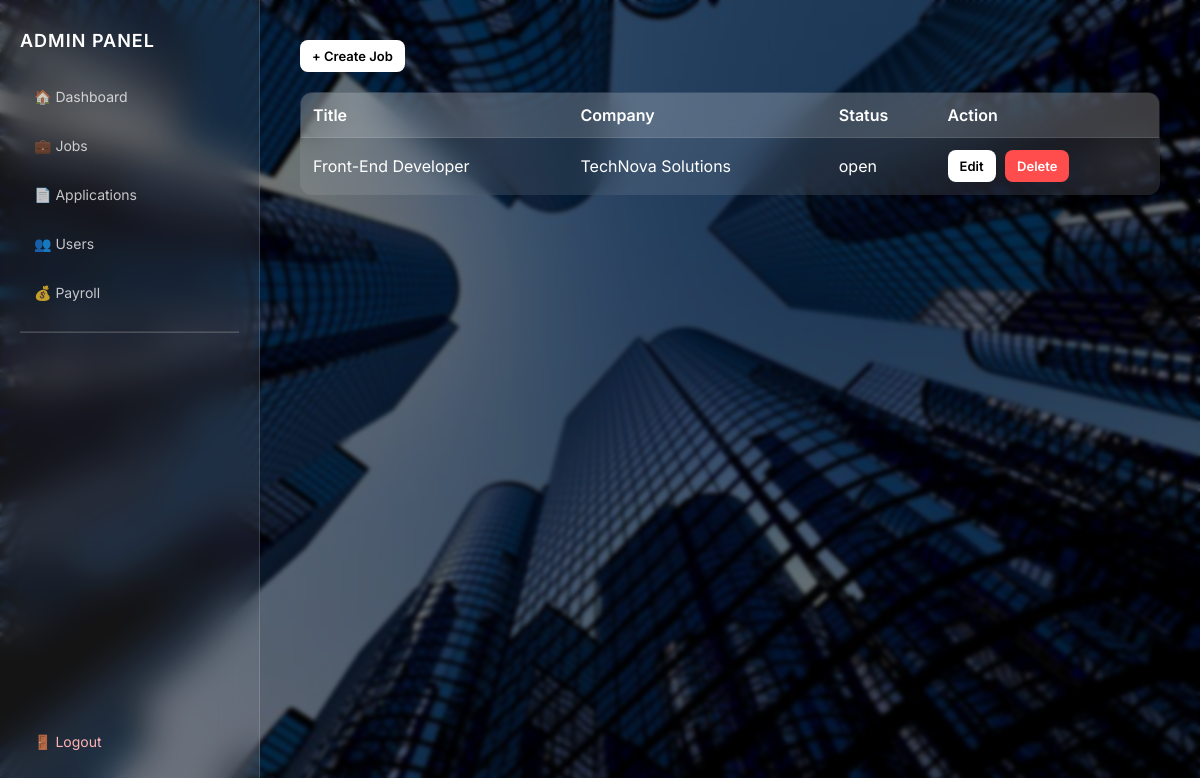
/admin/manage-jobs.php (signed in), run on the app's committed database.
### tables this page shows
CREATE TABLE `jobs` (
  `id` int(11) NOT NULL,
  `title` varchar(255) DEFAULT NULL,
  `company` varchar(255) DEFAULT NULL,
  `location` varchar(255) DEFAULT NULL,
  `type` enum('Full-time','Part-time','Remote','Contract') DEFAULT NULL,
  `salary_range` varchar(100) DEFAULT NULL,
  `description` text DEFAULT NULL,
  `requirements` text DEFAULT NULL,
  `slots` int(11) DEFAULT NULL,
  `status` enum('open','closed') DEFAULT 'open',
  `posted_by` int(11) DEFAULT NULL,
  `created_at` timestamp NOT NULL DEFAULT current_timestamp()
);

### admin/manage-jobs.php (the view, shortened to what this page needs)
<?php
require_once "../includes/auth.php";
$jobs = $pdo->query("SELECT * FROM jobs ORDER BY created_at DESC")->fetchAll();
?>
<!DOCTYPE html>
<html>
<head>
</head>
<body>
<?php include "sidebar.php"; ?>
<div class="main">
  <div class="top-bar">
    <a class="btn" href="job-form.php">+ Create Job</a>
  </div>
  <table>
    <tr>
      <th>Title</th>
      <th>Company</th>
      <th>Status</th>
      <th>Action</th>
    </tr>
    <?php foreach($jobs as $j): ?>
    <tr>
      <td><?= htmlspecialchars($j['title']) ?></td>
      <td><?= htmlspecialchars($j['company']) ?></td>
      <td><?= htmlspecialchars($j['status']) ?></td>
      <td>
        <a class="btn" href="job-form.php?id=<?= $j['id'] ?>">Edit</a>
        <a class="btn btn-danger"
           onclick="return confirm('Delete this job?')"
           href="?delete=<?= $j['id'] ?>">
           Delete
        </a>
      </td>
    </tr>
    <?php endforeach; ?>
  </table>
</div>
</body>
</html>

### admin/manage-jobs.php (style rules this page uses)
* { margin: 0; padding: 0; box-sizing: border-box; font-family: 'Inter', sans-serif; }
body { min-height: 100vh; background: url("../assets/images/bg.jpg") no-repeat center center/cover; position: relative; }
body::before { content: ""; position: fixed; inset: 0; background: rgba(0,0,0,0.55); backdrop-filter: blur(2px); z-index: 0; }
.main { margin-left: 260px; padding: 40px; position: relative; z-index: 1; color: #fff; }
.top-bar { margin-bottom: 20px; }
.btn { display: inline-block; padding: 8px 12px; border-radius: 8px; text-decoration: none; font-weight: 600; font-size: 13px; background: #fff; color: #000; margin-right: 5px; }
.btn-danger { background: #ff4d4d; color: #fff; }
table { width: 100%; border-collapse: collapse; background: rgba(255,255,255,0.10); backdrop-filter: blur(18px); border: 1px solid rgba(255,255,255,0.2); border-radius: 12px; overflow: hidden; }
th { text-align: left; padding: 12px; background: rgba(255,255,255,0.15); color: #fff; font-weight: 600; }
td { padding: 12px; border-top: 1px solid rgba(255,255,255,0.1); color: #fff; }

### admin/sidebar.php (style rules this page uses)
* { margin: 0; padding: 0; box-sizing: border-box; font-family: 'Inter', sans-serif; }

### data on the page
jobs: title "Front-End Developer", company "TechNova Solutions", status "open"
